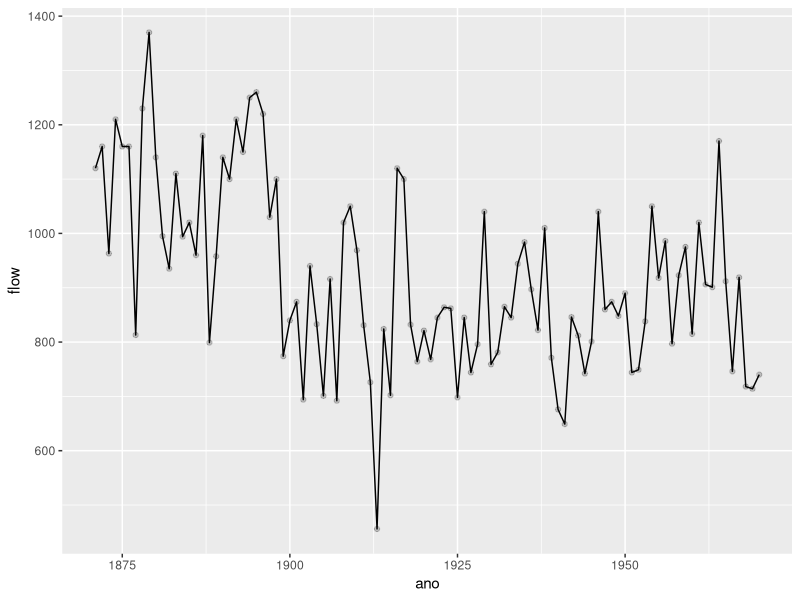
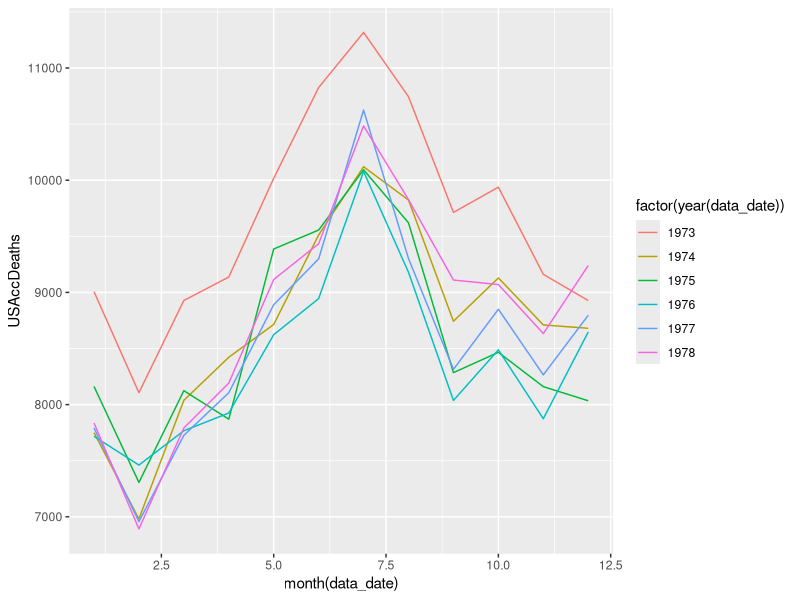
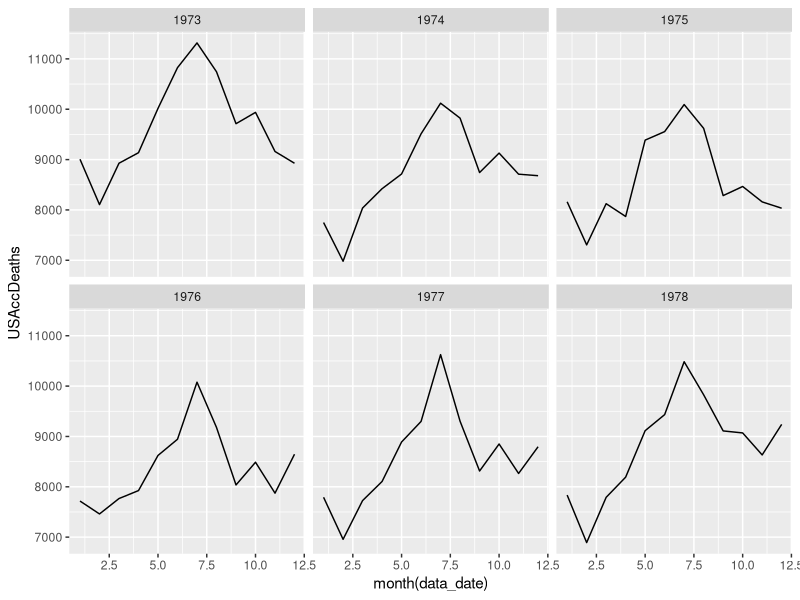
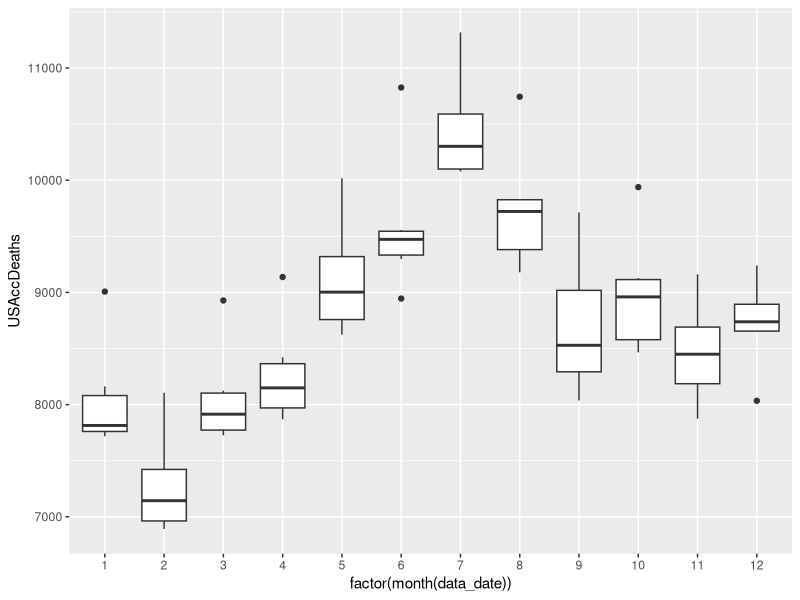
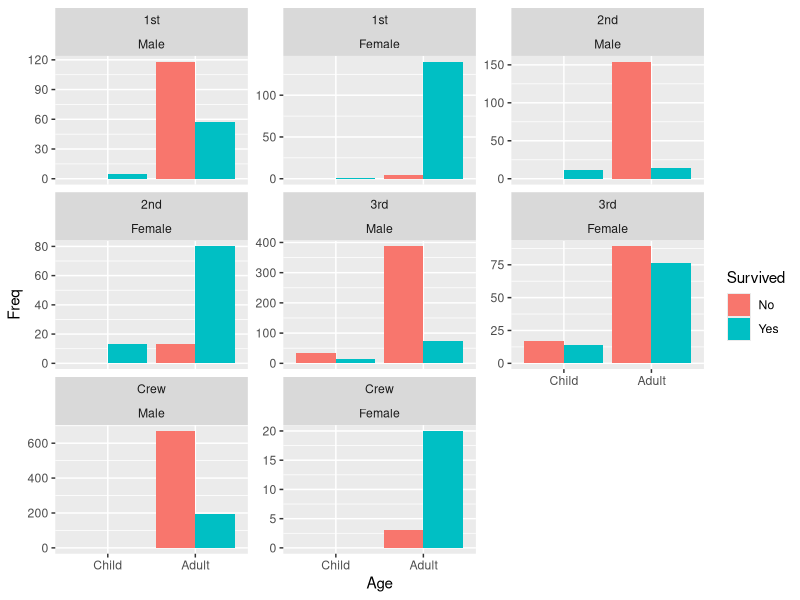
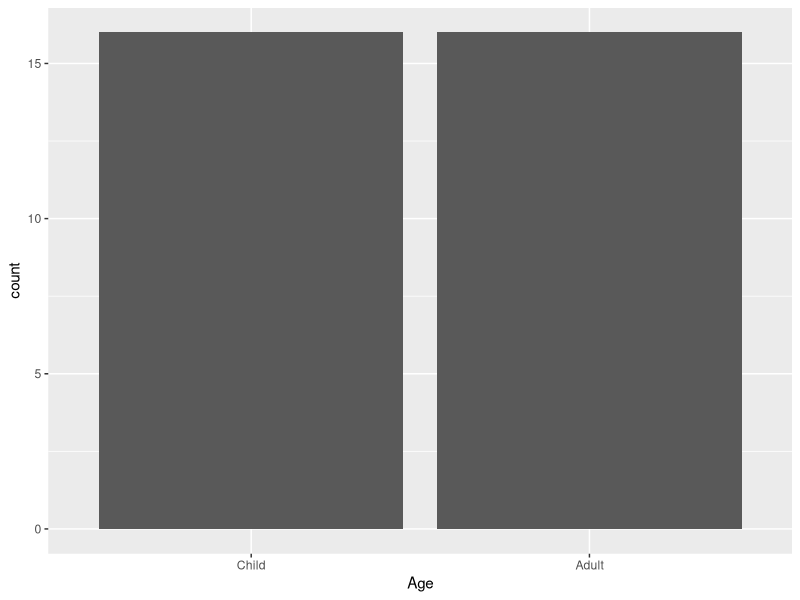
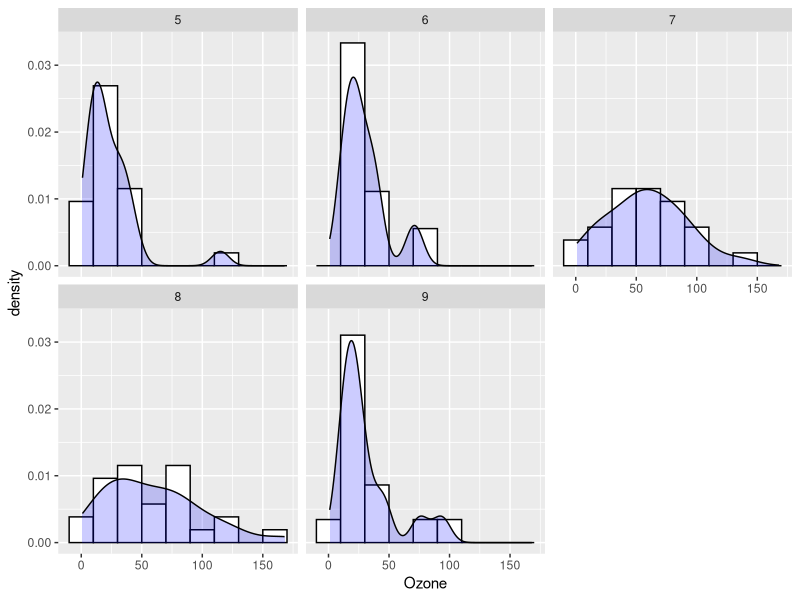
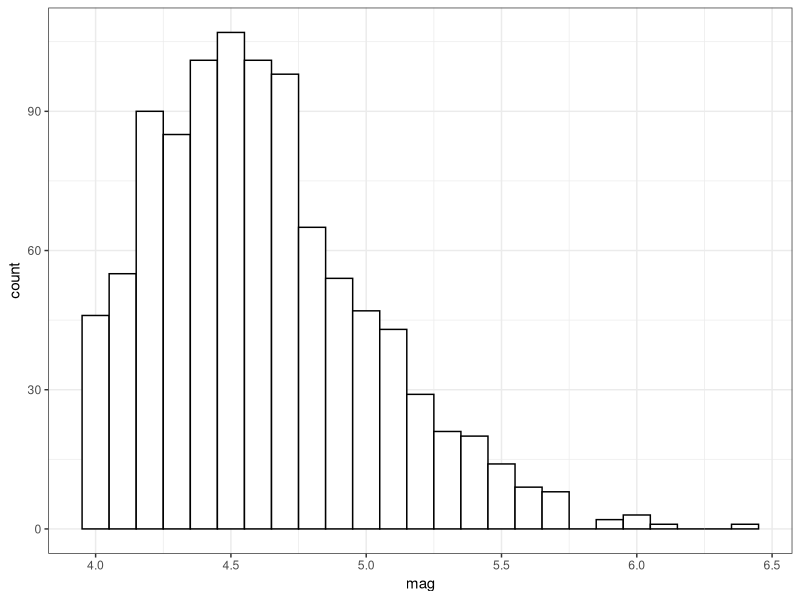

The R source for these figures, in order:
### Script --- Aula 5 --- ggplot2

library(ggplot2)
library(magrittr)
library(dplyr)
library(tidyr)

### Banco de dados: Flow of the River Nile
#################################################

Nile

class(Nile)

# Fazer um gráfico da série
x <- data.frame(flow=Nile)

data.frame(flow=Nile) %>%
  mutate(ano=(1871:1970)) %>%
  ggplot() +
  geom_line(aes(x=ano, y=flow)) +
  geom_point(aes(x=ano, y=flow), alpha=.2)


# ESTUDE!!! (mas nao use)
###qplot(Nile)


### Banco de dados: Accidental Deaths in the US 1973-1978
###########################################################
library(lubridate)

data.frame(USAccDeaths) %>%
  mutate(data_date=ymd('1973-01-01') + months(0:71),
         data_date=as.Date(data_date)) %>%
  ggplot() +
  geom_line(aes(x=month(data_date),
                y=USAccDeaths,
                colour=factor(year(data_date))))

data.frame(USAccDeaths) %>%
  mutate(data_date=ymd('1973-01-01') + months(0:71),
         data_date=as.Date(data_date),
         ano=factor(year(data_date))) %>%
  ggplot() +
  geom_line(aes(x=month(data_date),
                y=USAccDeaths)) +
  facet_wrap(~ano)

data.frame(USAccDeaths) %>%
  mutate(data_date=ymd('1973-01-01') + months(0:71),
         data_date=as.Date(data_date),
         ano=factor(year(data_date))) %>%
  ggplot() +
  geom_boxplot(aes(x=factor(month(data_date)),
                y=USAccDeaths))

# 1) Fazer um gráfico da série

# 2) Fazer um gráfico do número médio de mortes por mês no período


### Banco de dados: Survival of passengers on the Titanic
###########################################################


# Fazer um gráfico de barras do número de sobreviventes/mortos dividindo
# por classe, gênero e idade.

data.frame(Titanic) %>%
  ggplot() +
  geom_bar(aes(x=Age, y=Freq, fill=Survived),
           stat='identity',
           position='dodge') +
  facet_wrap(~Class + Sex, scales='free_y')

data.frame(Titanic) %>%
  ggplot() +
  geom_bar(aes(x=Age))


### Banco de dados: New York Air Quality Measurements
###########################################################

airquality %>% head

# 1) Fazer um gráfico pela concentração de ozônio diária para cada mês considerado.

airquality %>%
  ggplot() +
  geom_histogram(aes(x=Ozone, y=..density..), fill='white', colour='black', binwidth=20) +
  geom_density(aes(x=Ozone), fill='blue', alpha=0.2, adjust=1) +
  facet_wrap(~Month)

# 2) Investigar indícios de associação entre o ozôniote a temperatura e ozônio
#    e a velocidade do vento.


### Banco de dados: Locations of Earthquakes off Fiji
###########################################################

quakes

# 1) Fazer um histograma da magnitude

quakes %>%
  ggplot() +
  geom_histogram(aes(x=mag), binwidth=.1, fill='white', colour='black') +
  theme_bw()

# 2) Fazer um mapa das ocorrências

mapa <- map_data("world")

quakes %>%
  ggplot(aes(x=long, y=lat)) +
  geom_density2d(aes(size=stations)) +
  geom_map(aes(map_id=region), map=mapa, data=mapa)
